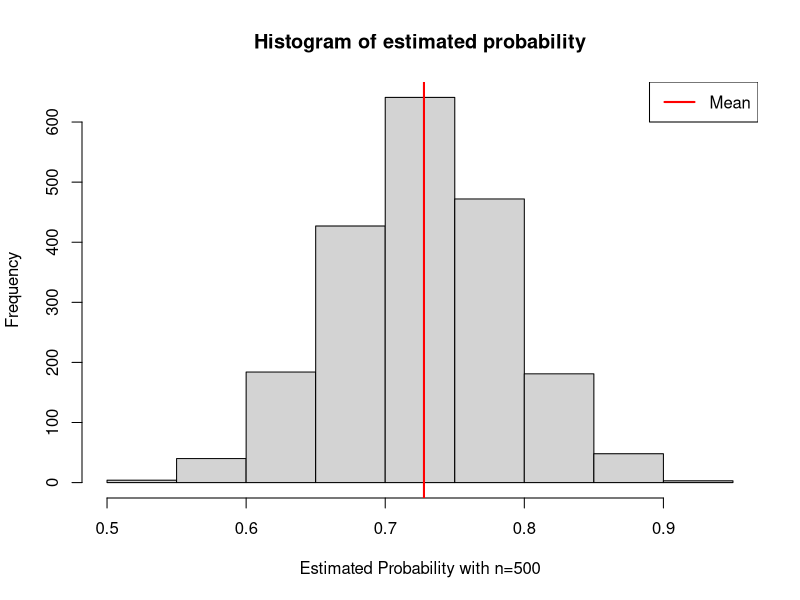

Here is the R script that generated this plot:
## ---- chunk 1
knitr::opts_chunk$set(echo = TRUE)
## ---- chunk 2
S <- 2000
n <- 500
count <- rep(0, S)
positive <- rep(0, S)
for (i in 1:S) {
  for (j in 1:n) {
    raining <- sample(x = c(TRUE, FALSE), prob = c(1/4, 3/4), size = 1)
    friend1 <- sample(x = c("yes", "no"), size = 1, prob = c(2/3, 1/3), replace = TRUE)
    friend2 <- sample(x = c("yes", "no"), size = 1, prob = c(2/3, 1/3), replace = TRUE)
    friend3 <- sample(x = c("yes", "no"), size = 1, prob = c(2/3, 1/3), replace = TRUE)
    if (raining == FALSE) friend1 <- if (friend1 == "yes") "no" else "yes"
    if (raining == FALSE) friend2 <- if (friend2 == "yes") "no" else "yes"
    if (raining == FALSE) friend3 <- if (friend3 == "yes") "no" else "yes"
    if (friend1 == "yes" && friend2 == "yes" && friend3 == "yes") {
      count[i] <- count[i] + 1
      if (raining) positive[i] <- positive[i] + 1
    }
  }
}

sprintf("the average among all experiments is %.5f", mean(positive/count))

## ---- chunk 3
hist(positive/count, main = "Histogram of estimated probability", xlab = "Estimated Probability with n=500")
abline(v = mean(positive/count), col = "red", lwd = 2)
legend(x = "topright",
  c("Mean"),
  col = c("red"),
  lwd = c(2))
